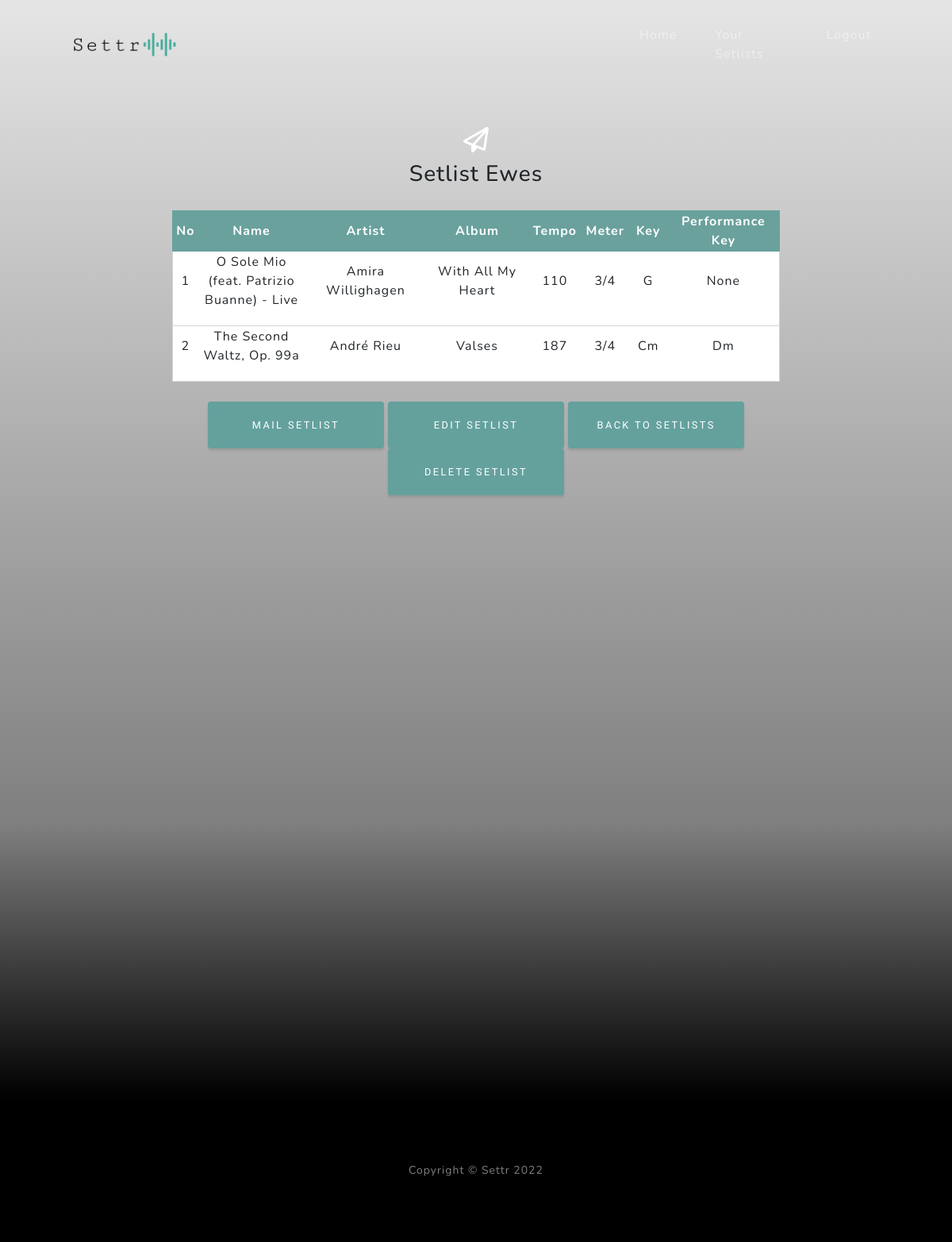
/songsinset/Ewes (signed in), run on the app's committed database.
### models.py (models this page shows)
class Setlist(db.Model):
    set_id = db.Column(db.Integer, primary_key=True)
    set_name = db.Column(db.String(100), nullable=False)
    user_id = db.Column(db.Integer, db.ForeignKey('user.id'))
    songs = db.relationship('Song')
    emails = db.relationship('Email')

class Song(db.Model):
    song_id = db.Column(db.Integer, primary_key=True, unique=True)
    song_name = db.Column(db.String(1000))
    song_artist = db.Column(db.String(1000))
    song_album = db.Column(db.String(1000))
    song_key = db.Column(db.String(100))
    song_tempo = db.Column(db.String(100))
    song_performance_key = db.Column(db.String(100), default=None)
    song_sig = db.Column(db.String(100))
    song_mode = db.Column(db.String(100))
    song_preview = db.Column(db.String(1000))
    songs_id = db.Column(db.Integer, db.ForeignKey('setlist.set_id'))
    position = db.Column(db.Integer, default=None)
    data = db.Column(db.String)

### main.py (the view)
@main.route('/songsinset/<name>')
@login_required
def songsinset(name):
    de_set_name = urllib.parse.unquote(name)
    setlist = Setlist.query.filter_by(set_name=de_set_name).first()
    songs = Song.query.filter_by(songs_id=setlist.set_id).order_by(Song.position.asc()).all()
    return render_template('songsinsetlist.html', setlist=setlist, songs=songs, name=setlist.set_name)

### __init__.py (called while the page is built)
def create_app():
    basedir = os.path.abspath(os.path.dirname(__file__))
    app = Flask(__name__)
    app.config['SECRET_KEY'] = 'qwerty qwerty'
    app.config['SQLALCHEMY_DATABASE_URI'] = \
        'sqlite:///' + os.path.join(basedir, 'database.db')
    app.config['SQLALCHEMY_TRACK_MODIFICATIONS'] = False
    db.init_app(app)
    from .auth import auth
    from .main import main
    app.register_blueprint(auth, url_prefix='/')
    app.register_blueprint(main, rl_prefix='/')
    from .models import User
    create_database(app)
    login_manager = LoginManager()
    login_manager.login_view = 'auth.login'
    login_manager.init_app(app)
    @login_manager.user_loader
    def load_user(id):
        return User.query.get(int(id))
    return app

### main.py (called while the page is built)
@main.after_request
def add_header(response):
    response.headers['Access-Control-Allow-Origin'] = '*'
    return response

### templates/songsinsetlist.html
{% extends "index.html" %}
{% block content %}
<body>
  <section class="signup-section" id="signup">
    <div class="container px-4 px-lg-5">
      <div class="row gx-4 gx-lg-5">
        <div class="col-lg-10 col-lg-8 mx-auto text-center">
          <i class="far fa-paper-plane fa-2x mb-2 text-white"></i>
          <h3 class="title" style='padding-bottom:20px'>
            Setlist {{ setlist.set_name }}
          </h3>
          <div class="container px-4 px-lg-5">
            <table>
              <thead class="bg" style='padding-bottom: 15px'>
                <tr style="height: 45px; background-color: #6AA19D; border: 1px solid #6AA19D; padding: 1.2rem; cursor: move; color:white">
                  <th style="width:40px">No</th>
                  <th style="width:215px">Name</th>
                  <th style="width:215px">Artist</th>
                  <th style="width:215px">Album</th>
                  <th style="width:80px">Tempo</th>
                  <th style="width:70px">Meter</th>
                  <th style="width:70px">Key</th>
                  <th style="width:180px">Performance Key</th>
                </tr>
              </thead>
              <tbody>
              {% for song in songs %}
                <tr class="draggable" draggable="true" style="background-color: white; border: 1px solid #D3D3D3; padding: 1rem; cursor: move">
                  <td style='padding-bottom:20px'>{{ loop.index }}</td>
                  <td style='padding-bottom:20px'>{{ song.song_name }}</td>
                  <td style='padding-bottom:20px'>{{ song.song_artist }}</td>
                  <td style='padding-bottom:20px'>{{ song.song_album }}</td>
                  <td style='padding-bottom:20px'>{{ song.song_tempo }}</td>
                  <td style='padding-bottom:20px'>{{ song.song_sig }}/4</td>
                  {% if song.song_mode == '1' %}
                  <td style='padding-bottom: 20px' >{{ song.song_key }}</td>
                  {% else %}
                  <td style='padding-bottom: 20px' >{{ song.song_key }}m</td>
                  {% endif %}
                  <td style='padding-bottom:20px'>{{ song.song_performance_key }}</td>
                </tr>
              </tbody>
              {% endfor %}
            </table >
            <div style='padding-top:25px; padding-bottom:600px'>
              <a style="width:222px" class="btn btn-primary" href="{{ url_for('main.addrecipients', setlist=setlist, name=setlist.set_name |urlencode |replace("/", "%2f"), id=setlist.set_id) }}">Mail Setlist</a>
              <a style="width:222px" class="btn btn-primary" href="{{ url_for('main.search', name=setlist.set_name |urlencode |replace("/", "%2f"), setlist=setlist ) }}">Edit Setlist</a>
              <a style="width:222px" class="btn btn-primary" href="{{ url_for('main.viewsetlists', id=setlist.set_id) }}">Back To Setlists</a>
              <a style="width:222px" class="btn btn-primary" href="{{ url_for('main.deletesetlist', id=setlist.set_id)  }}" onclick="return confirm('Delete Setlist?')">Delete Setlist</a>
            </div>
          </div>
        </div>
      </div>
    </div>
  </section>
</body>
{% endblock %}

### templates/index.html (shortened to what this page needs)
<!DOCTYPE html>
<html lang="en">
  <head>
    <link
      href="{{ url_for('static', filename='startstyles.css') }}"
      rel="stylesheet"
    />
  </head>
  <body id="page-top">
    <nav class="navbar navbar-expand-lg navbar-light fixed-top" id="mainNav">
      <div class="container px-4 px-lg-5">
        <a class="navbar-brand" href="{{url_for('main.start')}}"
          ><img
            width="23%"
            src="{{url_for('static', filename='logo_transparent_newcroppped.png')}}"
        /></a>
        <div class="collapse navbar-collapse" id="navbarResponsive">
          <ul class="navbar-nav ms-auto">
            <li class="nav-item">
              <a class="nav-link" href="{{ url_for('main.start') }}">Home</a>
            </li>
            {% if current_user.is_authenticated %}
            <li class="nav-item">
              <a class="nav-link" href="/viewsetlists">Your Setlists</a>
            </li>
            {% endif %}  {% if current_user.is_authenticated %}
            <li class="nav-item">
              <a class="nav-link" href="{{ url_for('auth.logout') }}">Logout</a>
            </li>
            {% endif %}
          </ul>
        </div>
      </div>
    </nav>
     {% block content %} {% endblock %}
    <footer class="footer bg-black small text-center text-white-50">
      <div class="container px-4 px-lg-5">Copyright &copy; Settr 2022</div>
    </footer>
  </body>
</html>

### data on the page
Setlist: set_name "Ewes"
Song: song_name "O Sole Mio (feat. Patrizio Buanne) - Live", song_artist "Amira Willighagen", song_album "With All My Heart", song_tempo "110", song_sig "3", song_key "G", song_performance_key "None"
Song: song_name "The Second Waltz, Op. 99a", song_artist "André Rieu", song_album "Valses", song_tempo "187", song_sig "3", song_key "C", song_performance_key "Dm"
